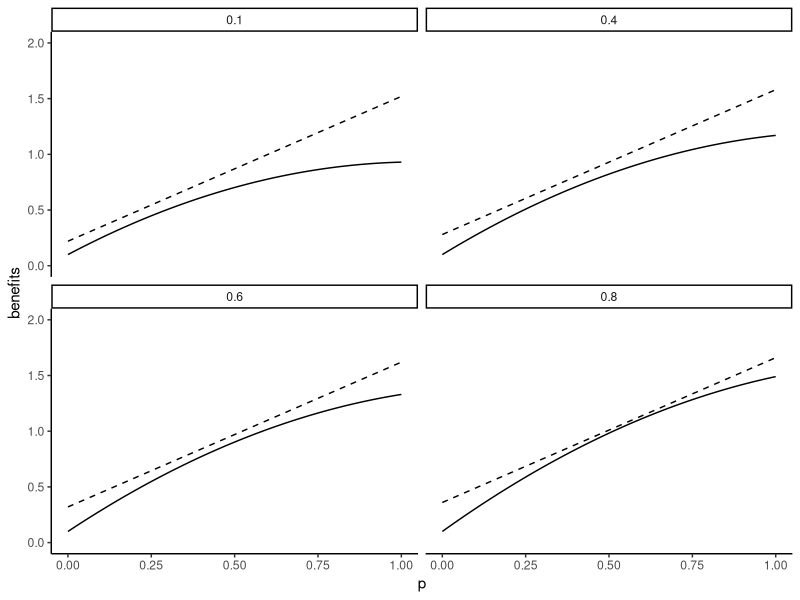
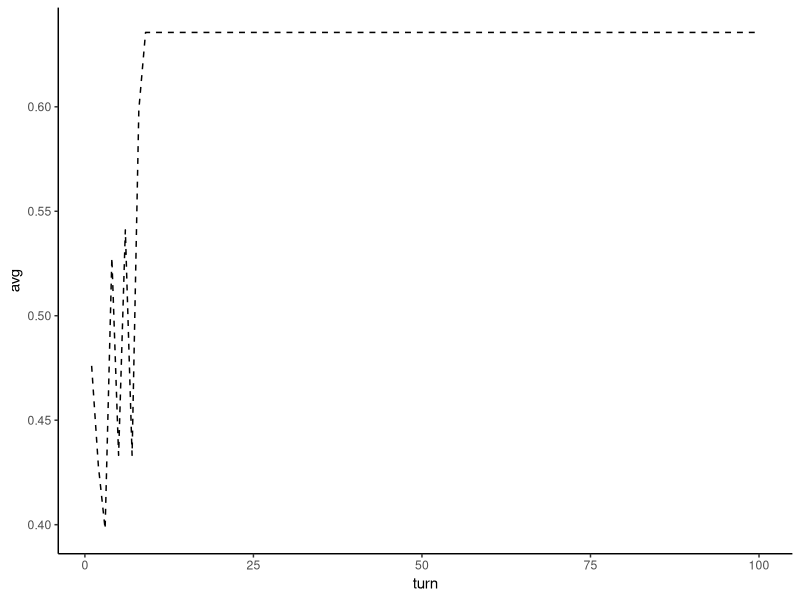
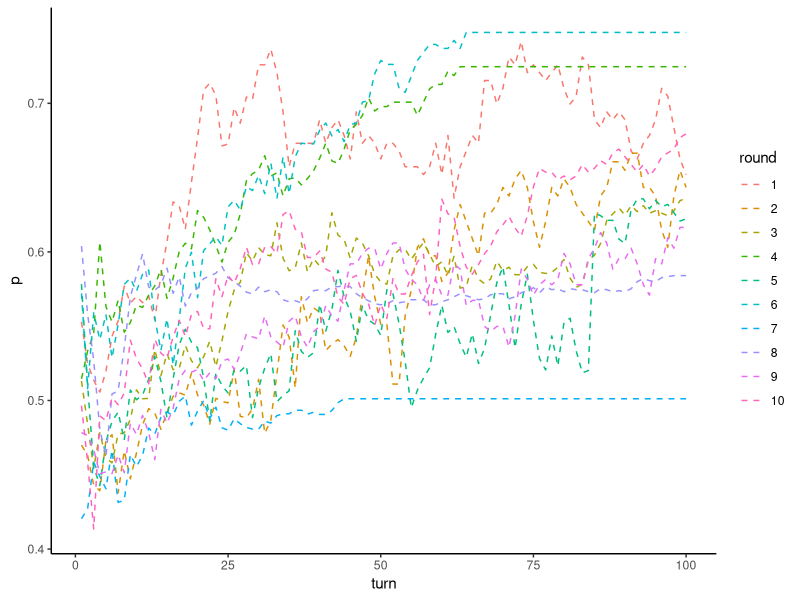

Here is the R script that generated these plots, in order:
######################################
#### Script for loss-aversion ABM ####
######################################

# Packages ----
library(tidyverse)
theme_set(theme_classic())

# Enviroment (Set-up) ----
# We need a cost function for the policy
cost_function <- function(t,p) {
  cost <- 0.2 + 1.3*p + 0.2*t
  return(cost)
}

# We need a benefit function for the policy
benefit_function <- function(t,p) {
  benefit <- 0.1 + 1.5*p + -0.75*(p^2) + 0.8*t*p
}

# Let's try it 
functions_df <- expand_grid(p = seq(0, 1, length.out = 100),
                            t = c(0.1, 
                                  0.4, 
                                  0.6, 
                                  0.8))

benefits <- pmap_dbl(functions_df, benefit_function)
costs <- pmap_dbl(functions_df, cost_function)

functions_df <- functions_df %>% 
  mutate(benefits = benefits, 
         costs = costs)

functions_df %>% 
  ggplot(aes(
    x = p, 
    y = benefits
  )) +
  geom_line() +
  geom_line(data = functions_df, 
            aes(
              x = p, 
              y = costs
            ), 
            linetype = "dashed") +
  ylim(c(0,2)) +
  facet_wrap(~t)

# Okay this seems relatively tenable 

# Agents ----

# Now let's think about how this might look like in an ABM form 

N <- 50

turns <- 100

rounds <- 10

output_df <- tibble(
  turn = rep(1:turns, rounds),
  p = as.numeric(rep(NA_real_, turns * rounds)),
  round = as.factor(rep(1:rounds, each = turns))
)

# Begin the rounds
for (round in 1:rounds) {
  policy_preferences_df <- matrix(data = NA_real_,
                                  nrow = 50,
                                  ncol = 100) %>%
    as.data.frame()
  
  colnames(policy_preferences_df) <- c(1:100)
  
  agents_df <- matrix(data = NA_real_,
                      nrow = N,
                      ncol = 2) %>%
    as.data.frame()
  
  colnames(agents_df) <- c("id", "type")
  
  # We begin by assigning each agent a type at random
  # And a starting policy at random
  
  agents_df$id <- c(1:N)
  agents_df$type <- runif(N)
  policy_preferences_df[, 1] <- runif(N)
  
  # Initial average preference
  output_df[output_df$turn == 1 &
              output_df$round == round, "p"] <-
    mean(policy_preferences_df[, 1])
  
  # Build the loop for one round
  
  for (turn in 2:turns) {
    # Calculate benefits for each agent of current policy
    benefits <- map2_dbl(.x = agents_df$type,
                         .y = policy_preferences_df[, (turn - 1)],
                         benefit_function)
    
    # Calculate costs for each agent for current policy
    costs <- map2_dbl(.x = agents_df$type,
                      .y = policy_preferences_df[, (turn - 1)],
                      cost_function)
    
    # Get net benefits
    net_benefits <- benefits - costs
    
    # Pick demonstrators at random
    demonstrators <- sample(c(1:N),
                            size = N,
                            replace = T)
    
    benefits_comparison <-
      net_benefits[demonstrators] - net_benefits[1:N]
    
    learners <- which(benefits_comparison > 0)
    nonlearners <- which(benefits_comparison <= 0)
    
    policy_preferences_df[learners, turn] <-
      policy_preferences_df[, (turn - 1)][demonstrators[learners]]
    policy_preferences_df[nonlearners, turn] <-
      policy_preferences_df[nonlearners, (turn - 1)]
    
    output_df[output_df$turn == turn &
                output_df$round == round, "p"] <-
      mean(policy_preferences_df[, turn])
  }
}

# Examine the results 

pp_long <- policy_preferences_df %>% 
  mutate(id = 1:N) %>% 
  select(id, everything()) %>% 
  pivot_longer(2:101, 
               names_to = "turn", 
               values_to = "p") %>% 
  mutate(turn = as.numeric(turn))

pp_long %>% 
  group_by(turn) %>% 
  summarise(avg = median(p)) %>% 
  ggplot(
    aes(x = turn, 
        y = avg)
  ) +
  geom_line(linetype = "dashed")


output_df %>% 
  ggplot(
    aes(x = turn, 
        y = p, 
        color = round)  
  ) +
  geom_line(linetype = "dashed")
